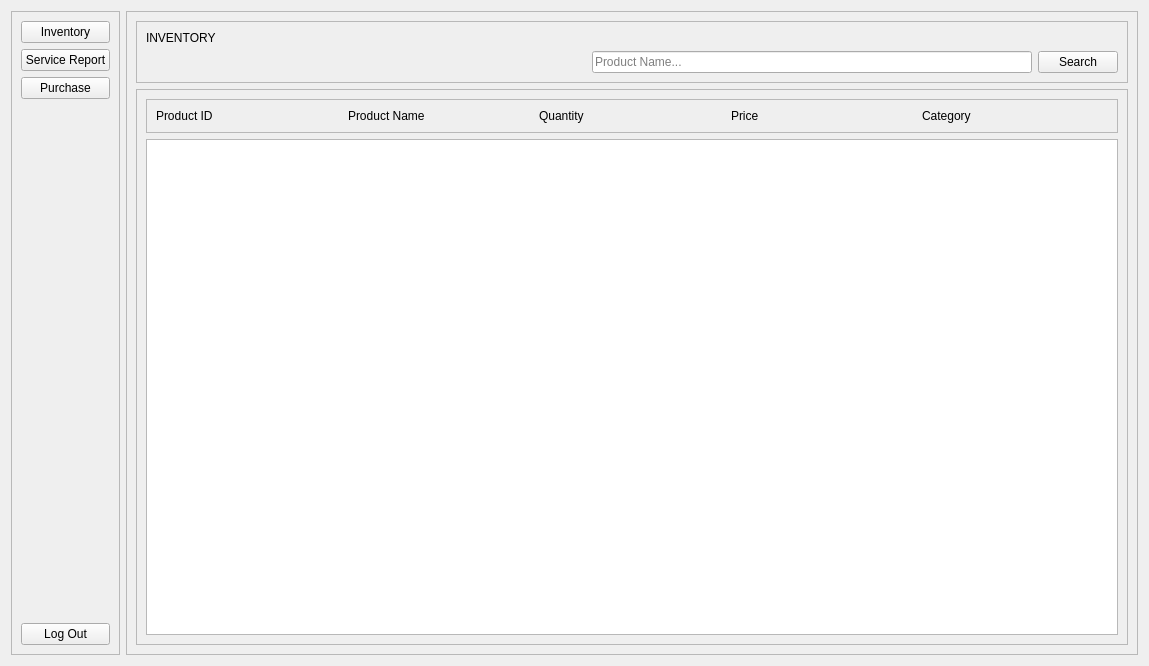
<?xml version="1.0" encoding="UTF-8"?>
<ui version="4.0">
 <class>employeeDashboard</class>
 <widget class="QWidget" name="employeeDashboard">
  <property name="geometry">
   <rect>
    <x>0</x>
    <y>0</y>
    <width>1149</width>
    <height>666</height>
   </rect>
  </property>
  <property name="windowTitle">
   <string>Employee Dashboard</string>
  </property>
  <layout class="QHBoxLayout" name="horizontalLayout_2">
   <item>
    <widget class="QFrame" name="navigationPanel">
     <property name="frameShape">
      <enum>QFrame::StyledPanel</enum>
     </property>
     <property name="frameShadow">
      <enum>QFrame::Raised</enum>
     </property>
     <layout class="QVBoxLayout" name="verticalLayout">
      <item>
       <widget class="QPushButton" name="inventoryButton">
        <property name="text">
         <string>Inventory</string>
        </property>
       </widget>
      </item>
      <item>
       <widget class="QPushButton" name="serviceReportButton">
        <property name="text">
         <string>Service Report</string>
        </property>
       </widget>
      </item>
      <item>
       <widget class="QPushButton" name="purchaseButton">
        <property name="text">
         <string>Purchase</string>
        </property>
       </widget>
      </item>
      <item>
       <spacer name="verticalSpacer">
        <property name="orientation">
         <enum>Qt::Vertical</enum>
        </property>
        <property name="sizeHint" stdset="0">
         <size>
          <width>20</width>
          <height>473</height>
         </size>
        </property>
       </spacer>
      </item>
      <item>
       <widget class="QPushButton" name="logOutButton">
        <property name="text">
         <string>Log Out</string>
        </property>
       </widget>
      </item>
     </layout>
    </widget>
   </item>
   <item>
    <widget class="QFrame" name="inventoryFrame">
     <property name="frameShape">
      <enum>QFrame::StyledPanel</enum>
     </property>
     <property name="frameShadow">
      <enum>QFrame::Raised</enum>
     </property>
     <layout class="QVBoxLayout" name="verticalLayout_3">
      <item>
       <widget class="QFrame" name="inventoryNavigation">
        <property name="frameShape">
         <enum>QFrame::StyledPanel</enum>
        </property>
        <property name="frameShadow">
         <enum>QFrame::Raised</enum>
        </property>
        <layout class="QGridLayout" name="gridLayout">
         <item row="1" column="2">
          <widget class="QPushButton" name="searchButton">
           <property name="text">
            <string>Search</string>
           </property>
          </widget>
         </item>
         <item row="1" column="1">
          <widget class="QLineEdit" name="searchBar">
           <property name="placeholderText">
            <string>Product Name...</string>
           </property>
          </widget>
         </item>
         <item row="0" column="0" colspan="3">
          <widget class="QLabel" name="inventoryTitle">
           <property name="text">
            <string>INVENTORY</string>
           </property>
          </widget>
         </item>
         <item row="1" column="0">
          <spacer name="horizontalSpacer">
           <property name="orientation">
            <enum>Qt::Horizontal</enum>
           </property>
           <property name="sizeHint" stdset="0">
            <size>
             <width>40</width>
             <height>20</height>
            </size>
           </property>
          </spacer>
         </item>
        </layout>
       </widget>
      </item>
      <item>
       <widget class="QFrame" name="inventoryList">
        <property name="frameShape">
         <enum>QFrame::StyledPanel</enum>
        </property>
        <property name="frameShadow">
         <enum>QFrame::Raised</enum>
        </property>
        <layout class="QVBoxLayout" name="verticalLayout_2">
         <item>
          <widget class="QFrame" name="inventoryAttributes">
           <property name="frameShape">
            <enum>QFrame::StyledPanel</enum>
           </property>
           <property name="frameShadow">
            <enum>QFrame::Raised</enum>
           </property>
           <layout class="QHBoxLayout" name="horizontalLayout">
            <item>
             <widget class="QLabel" name="productId">
              <property name="text">
               <string>Product ID</string>
              </property>
             </widget>
            </item>
            <item>
             <widget class="QLabel" name="productName">
              <property name="text">
               <string>Product Name</string>
              </property>
             </widget>
            </item>
            <item>
             <widget class="QLabel" name="quantity">
              <property name="text">
               <string>Quantity</string>
              </property>
             </widget>
            </item>
            <item>
             <widget class="QLabel" name="price">
              <property name="text">
               <string>Price</string>
              </property>
             </widget>
            </item>
            <item>
             <widget class="QLabel" name="category">
              <property name="text">
               <string>Category</string>
              </property>
             </widget>
            </item>
           </layout>
          </widget>
         </item>
         <item>
          <widget class="QColumnView" name="products"/>
         </item>
        </layout>
       </widget>
      </item>
     </layout>
    </widget>
   </item>
  </layout>
 </widget>
 <resources/>
 <connections/>
</ui>
